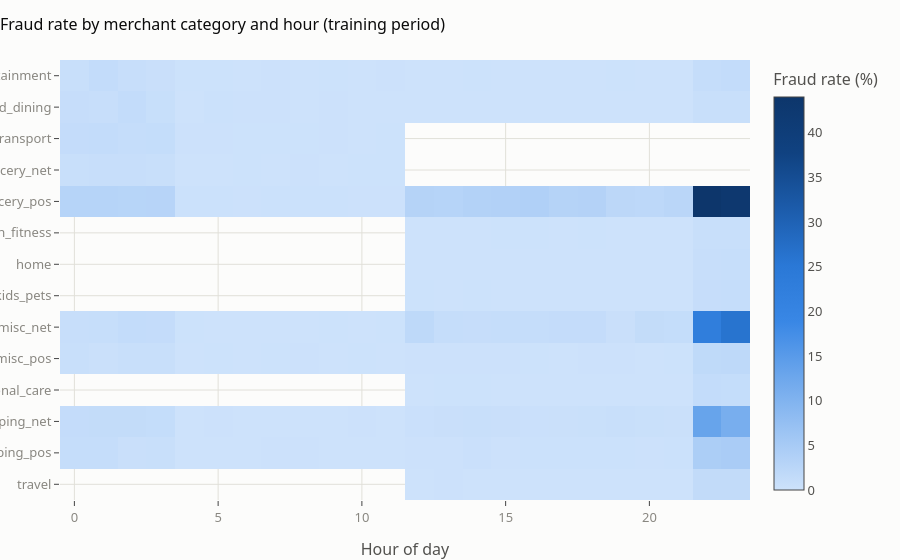

Source (notebook cell):
### Markdown cell above
## 4.8 Interactive views (Plotly)

The same analysis as interactive charts: fraud rate by category × hour of day, and the amount distribution
by class. The full interactive explorer is `reports/interactive/eda_explorer.html` (open it in a browser).

### Code cell
import plotly.express as px
import plotly.io as pio
pio.templates["fraudlens"] = viz.plotly_template()
pio.templates.default = "fraudlens"

heat = (df.groupby(["category", "hour"], observed=True)["is_fraud"].mean().mul(100).rename("fraud_rate_pct")
          .reset_index().pivot(index="category", columns="hour", values="fraud_rate_pct"))
fig = px.imshow(heat, aspect="auto", color_continuous_scale=viz.BLUE_RAMP,
                labels={"color": "Fraud rate (%)", "x": "Hour of day", "y": ""},
                title="Fraud rate by merchant category and hour (training period)")
fig.show()

### Figure 1 — Plotly figure (JSON) as saved in the notebook; plotly's stock layout.template omitted (floating-point values rounded to 4 significant figures; data arrays with more than 128 entries replaced by an {"elided": "..."} marker saying what was removed)
{"data": [{"coloraxis": "coloraxis", "hovertemplate": "Hour of day: %{x}<br>y: %{y}<br>Fraud rate (%): %{z}<extra></extra>", "name": "0", "type": "heatmap", "x": [0, 1, 2, 3, 4, 5, 6, 7, 8, 9, 10, 11, 12, 13, 14, 15, 16, 17, 18, 19, 20, 21, 22, 23], "xaxis": "x", "y": ["entertainment", "food_dining", "gas_transport", "grocery_net", "grocery_pos", "health_fitness", "home", "kids_pets", "misc_net", "misc_pos", "personal_care", "shopping_net", "shopping_pos", "travel"], "yaxis": "y", "z": {"elided": "14x24 float values"}}], "layout": {"coloraxis": {"colorbar": {"title": {"text": "Fraud rate (%)"}}, "colorscale": [[0.0, "#cde2fb"], [0.1429, "#9ec5f4"], [0.2857, "#6da7ec"], [0.4286, "#3987e5"], [0.5714, "#2a78d6"], [0.7143, "#1c5cab"], [0.8571, "#104281"], [1.0, "#0d366b"]]}, "title": {"text": "Fraud rate by merchant category and hour (training period)"}, "xaxis": {"anchor": "y", "domain": [0.0, 1.0], "title": {"text": "Hour of day"}}, "yaxis": {"anchor": "x", "autorange": "reversed", "domain": [0.0, 1.0]}}}
